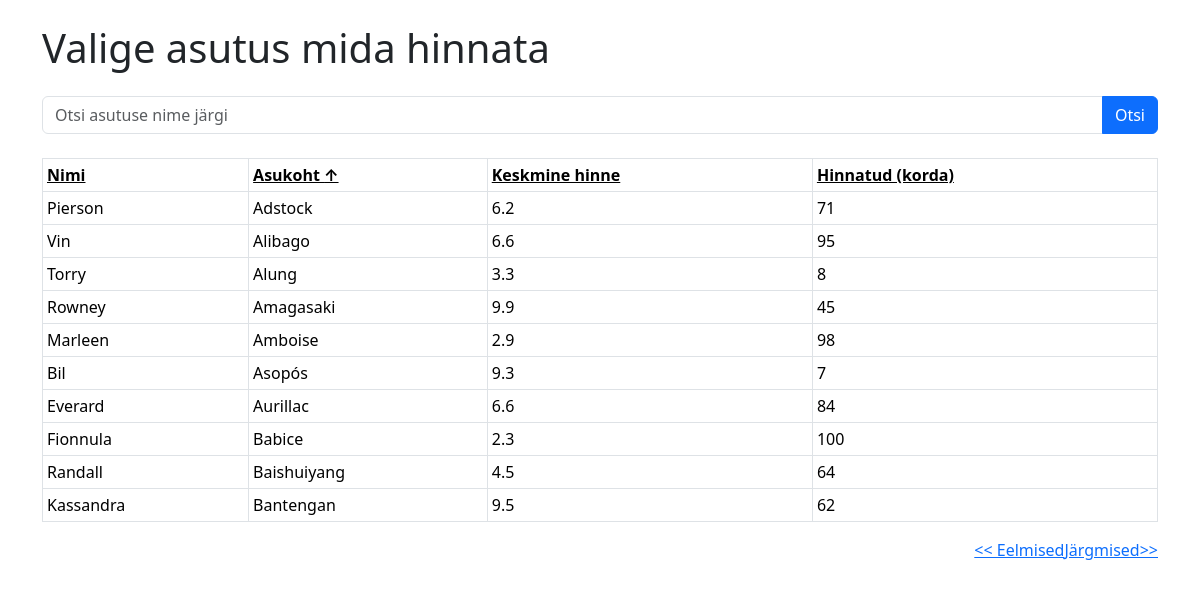
Page /Tieto/index.php?sort=asukoht&dir=ASC on the committed database.
### tables this page shows
CREATE TABLE `toidukohad` (
  `id` int(6) NOT NULL,
  `nimi` varchar(255) NOT NULL,
  `asukoht` varchar(255) NOT NULL,
  `keskmine_hinne` double NOT NULL,
  `hinnatud` int(6) NOT NULL
);

### Tieto/index.php (the view, shortened to what this page needs)
<?php include ('config.php'); ?>
<!doctype html>
<html lang="et">
    <head>
        <link
            href="https://cdn.jsdelivr.net/npm/bootstrap@5.3.2/dist/css/bootstrap.min.css"
            rel="stylesheet"
        />
    </head>
    <body>
    <?php
        $order_by = 'nimi';
        $order_dir = 'ASC';
        $allowed_columns = ['nimi', 'asukoht', 'keskmine_hinne', 'hinnatud'];
        $allowed_dirs = ['ASC', 'DESC'];
        if (!empty($_GET['sort']) && in_array($_GET['sort'], $allowed_columns)) {
            $order_by = $_GET['sort'];
        }
        if (!empty($_GET['dir']) && in_array($_GET['dir'], $allowed_dirs)) {
            $order_dir = $_GET['dir'];
        }
        if (isset($_GET['next'])) {
            $algus = $_GET['next'];
        } elseif (isset($_GET['prev'])) {
            $algus = max(0, $_GET['prev'] - 10);
        } else {
            $algus = 0;
        }
        $lopp = $algus + 10;
        if (!empty($_GET["s"])) {
            $s = "%{$_GET['s']}%";
            $stmt = $yhendus->prepare("SELECT * FROM toidukohad WHERE nimi LIKE ? ORDER BY $order_by $order_dir LIMIT ?, 10");
            $stmt->bind_param('si', $s, $algus);
        } else {
            $stmt = $yhendus->prepare("SELECT * FROM toidukohad ORDER BY $order_by $order_dir LIMIT ?, 10");
            $stmt->bind_param('i', $algus);
        }
        $stmt->execute();
        $valjund = $stmt->get_result();
    ?>
    <div class="container">
            <h1 class="my-4">Valige asutus mida hinnata</h1>
            <form method="get" action="index.php" class="mb-4">
                <div class="input-group">
                    <input type="text" class="form-control" placeholder="Otsi asutuse nime järgi" name="s" value="<?php echo isset($_GET['s']) ? $_GET['s'] : ''; ?>">
                    <button class="btn btn-primary aligne" type="submit">Otsi</button>
                </div>
            </form>
    <table class="table table-sm table-bordered">
    <tr>
        <th>
            <a href="?sort=nimi&dir=<?php echo ($order_by === 'nimi' && $order_dir === 'ASC') ? 'DESC' : 'ASC'; ?>" style="color: black;">
                Nimi
            </a>
        </th>
        <th>
            <a href="?sort=asukoht&dir=<?php echo ($order_by === 'asukoht' && $order_dir === 'ASC') ? 'DESC' : 'ASC'; ?>" style="color: black;">
                Asukoht
                <?php echo ($order_by === 'asukoht') ? ($order_dir === 'ASC' ? '↑' : '↓') : ''; ?>
            </a>
        </th>
        <th>
            <a href="?sort=keskmine_hinne&dir=<?php echo ($order_by === 'keskmine_hinne' && $order_dir === 'ASC') ? 'DESC' : 'ASC'; ?>" style="color: black;">
                Keskmine hinne
            </a>
        </th>
        <th>
            <a href="?sort=hinnatud&dir=<?php echo ($order_by === 'hinnatud' && $order_dir === 'ASC') ? 'DESC' : 'ASC'; ?>" style="color: black;">
                Hinnatud (korda)
            </a>
        </th>
    </tr>
    <?php
    if (mysqli_num_rows($valjund) > 0) {
        while($rida = mysqli_fetch_assoc($valjund)) {
            ?>
            <tr onclick="window.location.href='hinda_kohta.php?id=<?php echo $rida['id']; ?>'">
                <td><?php echo $rida['nimi']; ?></td>
                <td><?php echo $rida['asukoht']; ?></td>
                <td><?php echo $rida['keskmine_hinne']; ?></td>
                <td><?php echo $rida['hinnatud']; ?></td>
            </tr>
            <?php
        }
    } else {
        echo "<tr><td colspan='4'>Ühtegi söögikohta ei leitud</td></tr>";
    }
    ?>
</table>
    <div class="d-flex justify-content-end">
        <a href="?prev=<?php echo $algus; ?>&sort=<?php echo $order_by; ?>&dir=<?php echo $order_dir; ?>">&lt;&lt; Eelmised</a>
        <a href="?next=<?php echo $lopp; ?>&sort=<?php echo $order_by; ?>&dir=<?php echo $order_dir; ?>">Järgmised&gt;&gt;</a>
    </div>
    </div>
    </body>
</html>

### rows in the picture
toidukohad: nimi "Pierson", asukoht "Adstock", keskmine_hinne "6.2", hinnatud "71"
toidukohad: nimi "Vin", asukoht "Alibago", keskmine_hinne "6.6", hinnatud "95"
toidukohad: nimi "Torry", asukoht "Alung", keskmine_hinne "3.3", hinnatud "8"
toidukohad: nimi "Rowney", asukoht "Amagasaki", keskmine_hinne "9.9", hinnatud "45"
toidukohad: nimi "Marleen", asukoht "Amboise", keskmine_hinne "2.9", hinnatud "98"
toidukohad: nimi "Bil", asukoht "Asopós", keskmine_hinne "9.3", hinnatud "7"
toidukohad: nimi "Everard", asukoht "Aurillac", keskmine_hinne "6.6", hinnatud "84"
toidukohad: nimi "Fionnula", asukoht "Babice", keskmine_hinne "2.3", hinnatud "100"
toidukohad: nimi "Randall", asukoht "Baishuiyang", keskmine_hinne "4.5", hinnatud "64"
toidukohad: nimi "Kassandra", asukoht "Bantengan", keskmine_hinne "9.5", hinnatud "62"
